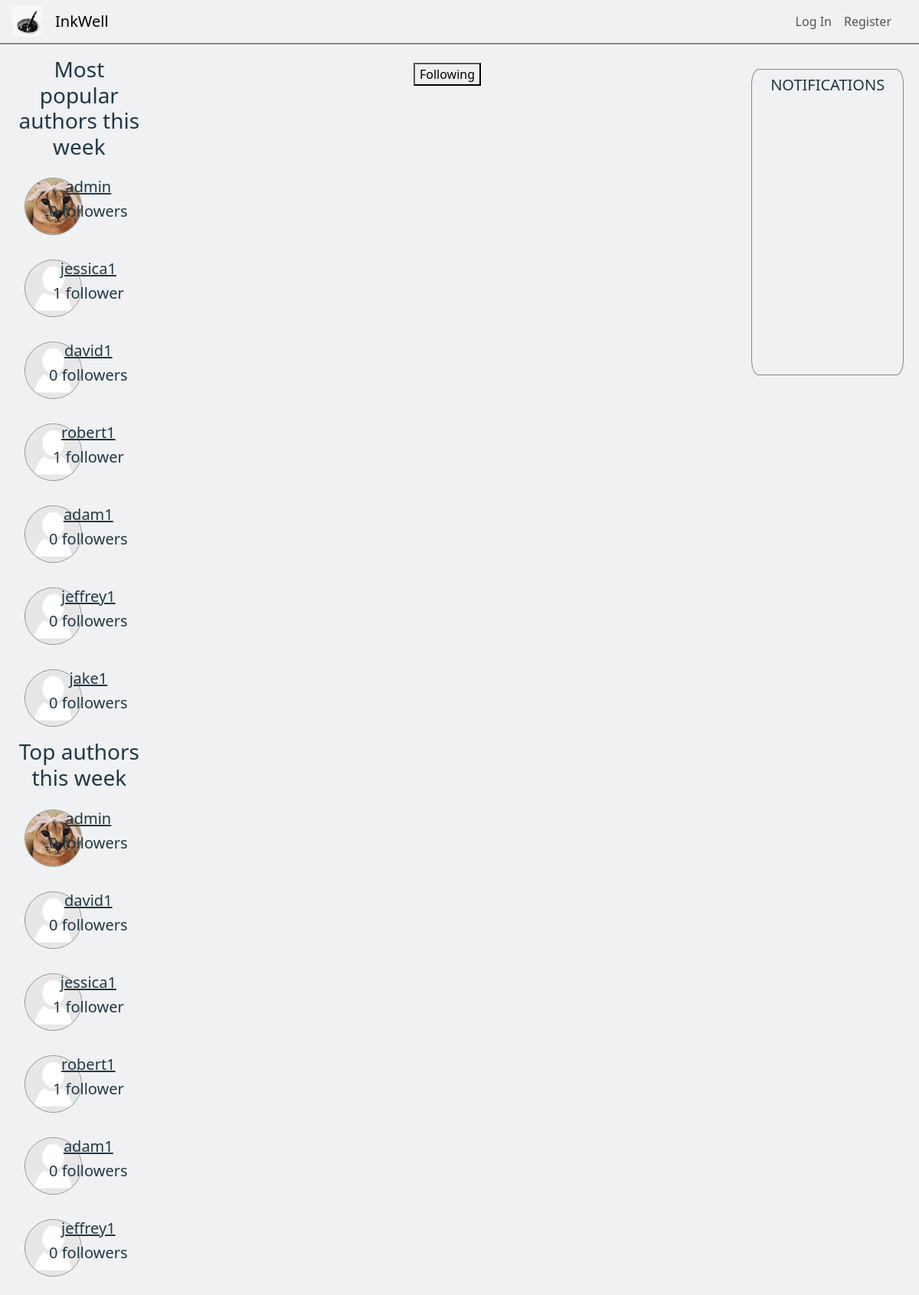
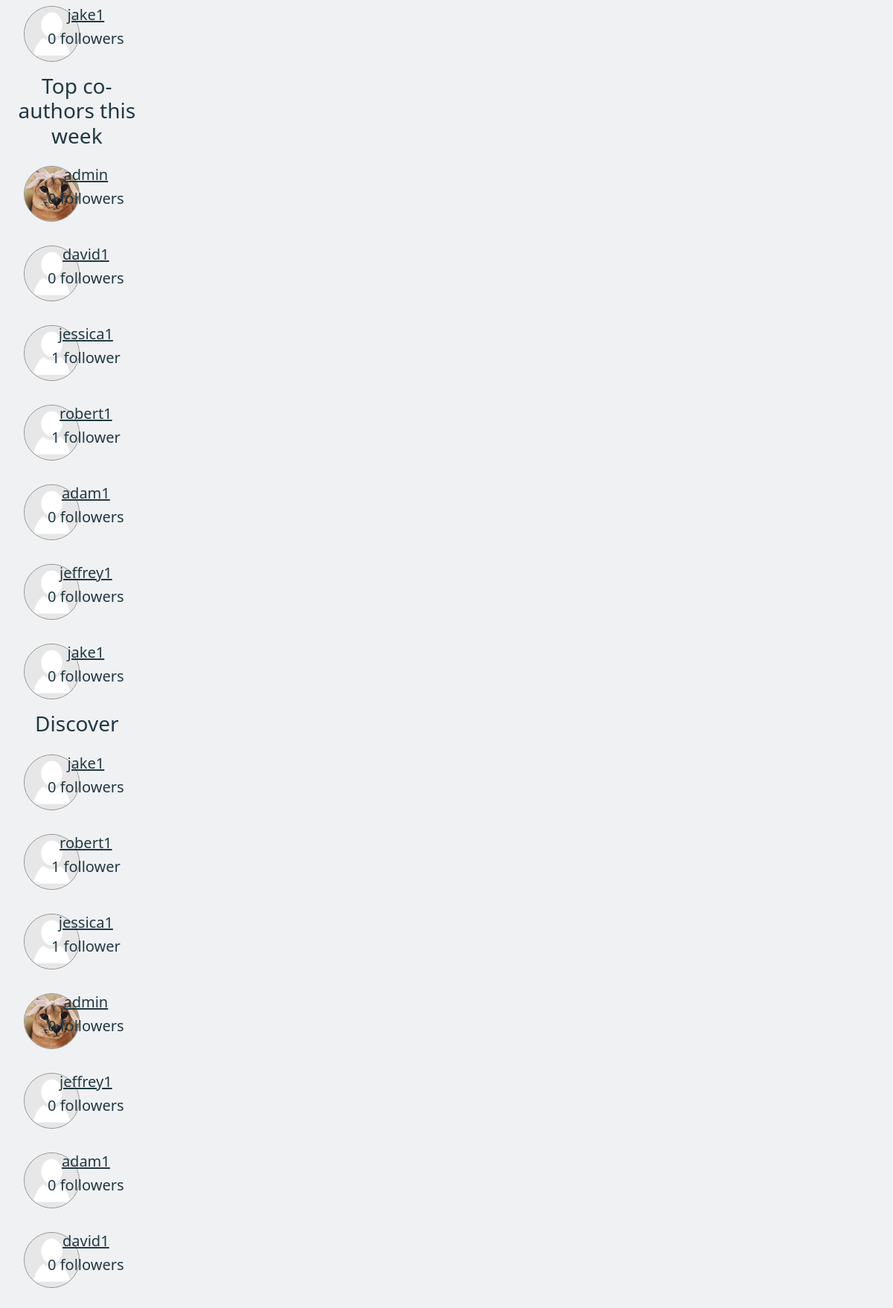
The page / on the database its author committed (2 pictures, top to bottom).
### inkwell/models.py (models this page shows, shortened)
class User(AbstractUser):
    about = models.CharField(max_length=250, default="")
    profilePicture = models.ImageField(upload_to='', blank=True, null=True)
    YourCoAuthorRequests = models.PositiveIntegerField(default=0) # Amount of co-author requests the author made to other inks
    @property
    def acceptedCoAuthorRequests(self): # Amount of accepted co-author requests the author got from other authors
        acar = Ink.objects.filter(inkOwner=self).values_list('coAuthors', flat=True)
        return acar.count()
    @property
    def followers(self):
        f = Follow.objects.filter(followee=self)
        return f.count()
    @property
    def readers(self):
        r = Ink.objects.filter(inkOwner=self).values_list('views', flat=True)
        r = sum(r)
        return r
    @property
    def letters(self):
        l = 1
        return l

### inkwell/views.py (the view)
# urls.py: path('', views.index, name='index'),
def index(request):
    users = User.objects.all()
    popularAuthors = sorted(users, key=lambda user: user.readers * user.followers, reverse=True)[:10]
    topAuthors = sorted(users, key=lambda user: user.letters * user.acceptedCoAuthorRequests, reverse=True)[:10]
    topCoAuthors = sorted(users, key=lambda user: user.acceptedCoAuthorRequests, reverse=True)[:10]
    discoverAuthors = User.objects.annotate(random_order=Random()).order_by('random_order')[:20]
    return render(request, 'inkwell/index.html', {
        'popularAuthors': popularAuthors,
        'topAuthors': topAuthors,
        'topCoAuthors': topCoAuthors,
        'discoverAuthors': discoverAuthors
    })

### inkwell/templates/inkwell/index.html (shortened to what this page needs)
{% extends "inkwell/layout.html" %}
{% block body %}
<div class="index container-fluid">
    <div class="row">
        <div class="col-2" id="authors-col">
            <div class="underline-text popular-authors text-center" id="popularAuthors">
                <h3>Most popular authors this week</h3>
                {% for author in popularAuthors %}
                    <div class="row">
                        <div class="col-1">
                            {% if author.profilePicture %}
                                <img class="author-profile-picture" src="media/{{ author.profilePicture }}">
                            {% else %}
                                <img class="author-profile-picture" src="media/no-profile-picture-icon.jpg">
                            {% endif %}
                        </div>
                        <div class="col">
                            <a class="authorLink" href="{% url 'well' username=author.username %}"><h5 class="">{{author.username}}</h5></a>
                            {% if author.followers == 1 %}
                                <h5 class="lead">{{ author.followers }} follower</h5>
                            {% else %}
                                <h5 class="lead">{{ author.followers }} followers</h5>
                            {% endif %}
                        </div>
                    </div>
                {% endfor %}
            </div>
            <div class="underline-text top-authors text-center" id="topAuthors">
                <h3>Top authors this week</h3>
                {% for author in topAuthors %}
                    <div class="row">
                        <div class="col-1">
                            {% if author.profilePicture %}
                                <img class="author-profile-picture" src="media/{{ author.profilePicture }}">
                            {% else %}
                                <img class="author-profile-picture" src="media/no-profile-picture-icon.jpg">
                            {% endif %}
                        </div>
                        <div class="col">
                            <a class="authorLink" href="{% url 'well' username=author.username %}"><h5 class="">{{author.username}}</h5></a>
                            {% if author.followers == 1 %}
                                <h5 class="lead">{{ author.followers }} follower</h5>
                            {% else %}
                                <h5 class="lead">{{ author.followers }} followers</h5>
                            {% endif %}
                        </div>
                    </div>
                {% endfor %}
            </div>
            <div class="underline-text top-co-authors text-center" id="topCoAuthors">
                <h3>Top co-authors this week</h3>
                {% for author in topCoAuthors %}
                    <div class="row">
                        <div class="col-1">
                            {% if author.profilePicture %}
                                <img class="author-profile-picture" src="media/{{ author.profilePicture }}">
                            {% else %}
                                <img class="author-profile-picture" src="media/no-profile-picture-icon.jpg">
                            {% endif %}
                        </div>
                        <div class="col">
                            <a class="authorLink" href="{% url 'well' username=author.username %}"><h5 class="">{{author.username}}</h5></a>
                            {% if author.followers == 1 %}
                                <h5 class="lead">{{ author.followers }} follower</h5>
                            {% else %}
                                <h5 class="lead">{{ author.followers }} followers</h5>
                            {% endif %}
                        </div>
                    </div>
                {% endfor %}
            </div>
            <div class="underline-text discover-authors text-center">
                <h3>Discover</h3>
                {% for author in discoverAuthors %}
                    <div class="row">
                        <div class="col-1">
                            {% if author.profilePicture %}
                                <img class="author-profile-picture" src="media/{{ author.profilePicture }}">
                            {% else %}
                                <img class="author-profile-picture" src="media/no-profile-picture-icon.jpg">
                            {% endif %}
                        </div>
                        <div class="col">
                            <a class="authorLink" href="{% url 'well' username=author.username %}"><h5 class="">{{author.username}}</h5></a>
                            {% if author.followers == 1 %}
                                <h5 class="lead">{{ author.followers }} follower</h5>
                            {% else %}
                                <h5 class="lead">{{ author.followers }} followers</h5>
                            {% endif %}
                        </div>
                    </div>
                {% endfor %}
            </div>
        </div>
        <div class="col">
            <div class="container d-flex justify-content-center filtering mt-2">
                <button class="" id="followingTimelineBtn">Following</button>
            </div>
        </div>
        <div class="notifications-col-style col-2" id="notifications_col">
            <h5 class="text-center mt-2">NOTIFICATIONS</h5>
        </div>
    </div>
</div>
{% endblock %}

### inkwell/static/inkwell/styles.css (style rules this page uses)
:root { --black: #020202ff; --dark-green: #0d2818ff; --pakistan-green: #04471cff; --sea-green: #058c42ff; --malachite: #16db65ff; --coquelicot: #f15025ff; --white: #ffffffff; --platinum: #e6e8e6ff; --timberwolf: #ced0ceff; --eerie-black: #191919ff; --gunmetal: #223843ff; --antiflash-white: #eff1f3ff; --timberwolf: #dbd3d8ff; --desert-sand: #d8b4a0ff; --burnt-sienna: #d77a61ff; --primary-color: var(--antiflash-white); --secondary-color: var(--antiflash-white); --text-color: var(--gunmetal); --border-color: #888888; }
p, a, h1, h2, h3, h4, h5, span { color: var(--text-color); }
body { background-color: var(--primary-color); }
.index.container-fluid { padding: 0; margin: 0; }
.row { padding: 1rem; }
.notifications-col-style { height: 50vh; overflow-y: auto; text-overflow: ellipsis; border: var(--border-color) 1px solid; border-radius: 5%; margin: 1rem; }
.author-profile-picture { border: 1px var(--border-color) solid; border-radius: 50%; width: 75px; height: 75px; overflow: hidden; }

### rows shown on the page
User: profilePicture (picture), username "admin", followers "0"
User: username "jessica1", followers "1"
User: username "david1", followers "0"
User: username "robert1", followers "1"
User: username "adam1", followers "0"
User: username "jeffrey1", followers "0"
User: username "jake1", followers "0"
